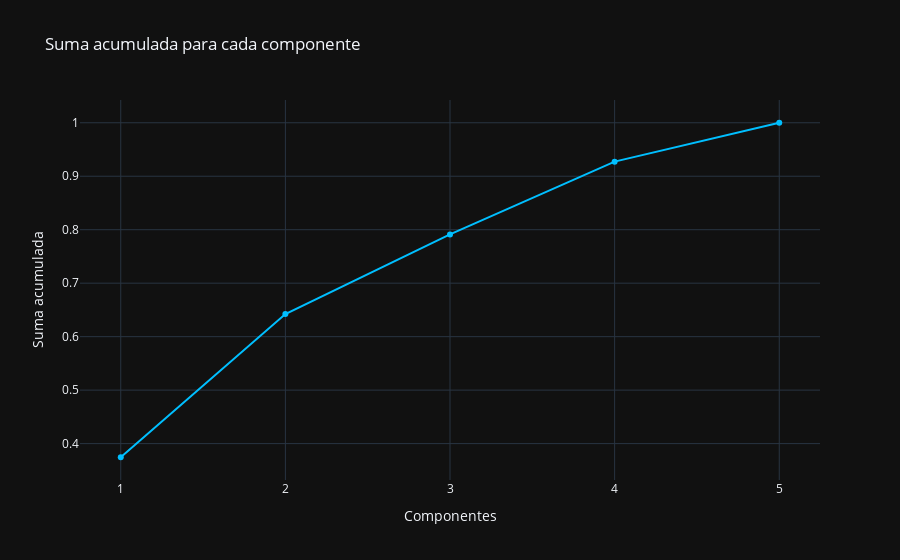

Notebook code cell kept with this figure:
### Code cell
cumsum_var = np.cumsum(varianza_exp)

fig = go.Figure()
fig.add_trace(
    go.Scatter(
        x = list(range(1,len(varianza_exp) +1)),
        y = cumsum_var,
        mode = "lines+markers",
        marker = dict(
            color = "deepskyblue"
        )
    )
)

fig.update_layout(
    template = "plotly_dark",
    xaxis = dict(
        title_text = "Componentes",
        tickmode = "array",
        tickvals = list(range(1,len(varianza_exp) +1))
    ),
    yaxis_title = "Suma acumulada",
    title = "Suma acumulada para cada componente"
)

### Figure 1 — Plotly figure (JSON) as saved in the notebook; plotly's stock layout.template omitted (floating-point values rounded to 4 significant figures)
{"data": [{"marker": {"color": "deepskyblue"}, "mode": "lines+markers", "type": "scatter", "x": [1, 2, 3, 4, 5], "y": [0.3745, 0.6422, 0.7912, 0.9273, 1.0]}], "layout": {"title": {"text": "Suma acumulada para cada componente"}, "xaxis": {"tickmode": "array", "tickvals": [1, 2, 3, 4, 5], "title": {"text": "Componentes"}}, "yaxis": {"title": {"text": "Suma acumulada"}}}}
